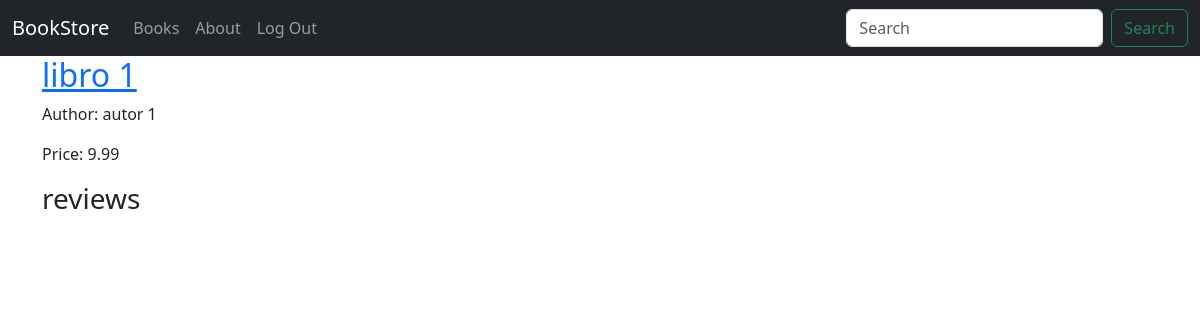
The page /books/1/ (signed in) on the database as committed earlier.
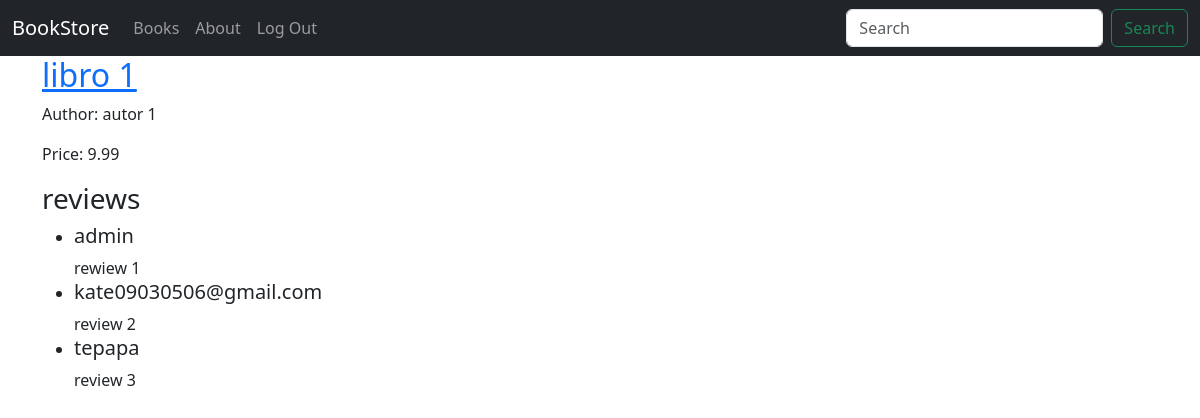
The same page on the database as committed later.
### books/models.py (models this page shows, shortened)
class Review(models.Model):
    book = models.ForeignKey(Book, on_delete=models.CASCADE, related_name='reviews')
    review = models.CharField(max_length=300)
    author = models.ForeignKey(get_user_model(), on_delete=models.CASCADE)

### accounts/models.py (models this page shows)
class CustomUser(AbstractUser):
    pass

### books/views.py (the view)
# urls.py: path('<int:pk>/', BookDetailView.as_view(), name='book_detail'),
class BookDetailView(LoginRequiredMixin, DetailView):
    model = Book
    template_name = 'books/book_detail.html'
    login_url = '/accounts/login'

### templates/books/book_detail.html (shortened to what this page needs)
{% extends "_base.html" %}
{% block content %}
    <div class="book-detail">
        <h2><a href="">{{ book.title }}</a></h2>
        <p>Author: {{ book.author }}</p>
        <p>Price: {{ book.price }}</p>
        <div>
            <h3>reviews</h3>
            <ul>
                {% for review in book.reviews.all %}
                    <li> <h5>{{ review.author }}</h5> {{ review.review }}  </li>
                {% endfor %}
            </ul>
        </div>
    </div>
{% endblock content %}

Rows that differ between the two databases and show on the page:
added Review: author "admin", review "rewiew 1"
added Review: author "kate09030506@gmail.com", review "review 2"
added Review: author "tepapa", review "review 3"
